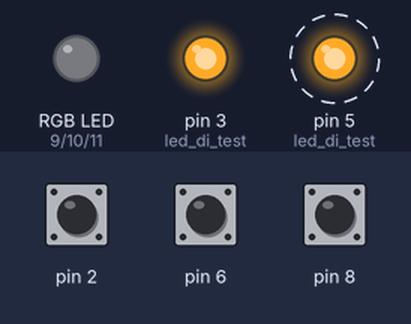
Bench run of a sketch on a simulated Arduino Uno, built with avr-gcc and run on an emulated ATmega328P. Shown: an RGB LED mixed from three pins (HIGH = lit), output pins drawn as LEDs (lit = HIGH). Dashed ring = blinking. Inputs (shaded band) come from the test bench; at power-on: pin 2 HIGH, pin 6 HIGH, pin 8 HIGH. Dim RGB values are drawn brighter than linear.

Above: at 1.2 s.
1.3 s: pin 2 pulled LOW for 3.2 s
At 2.1 s:
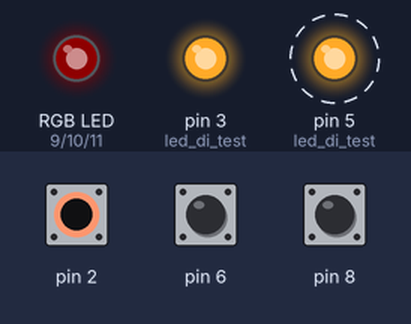
6.0 s: pin 6 pulled LOW for 0.15 s
At 7.82 s:
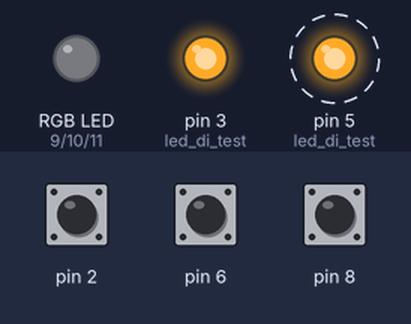
9.1 s: pin 8 pulled LOW for 0.15 s
At 9.48 s:
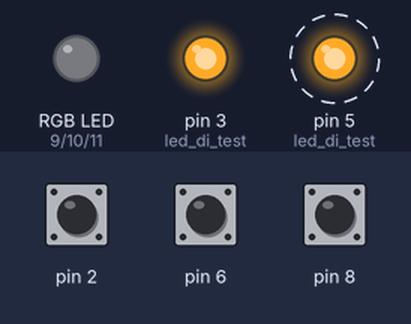
12.1 s: pin 6 pulled LOW for 1 s
At 14.52 s:
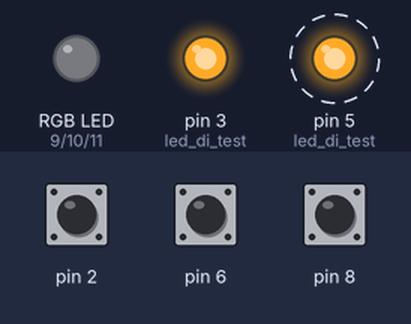
15.1 s: pin 2 pulled LOW for 0.15 s
18.1 s: pin 8 pulled LOW for 1 s
At 20.27 s:
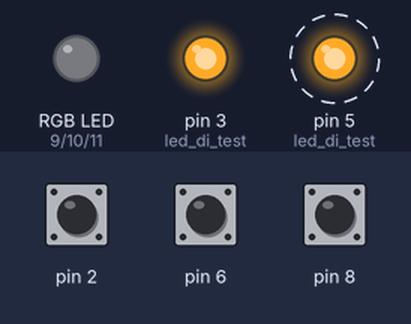
Timing chart, 0 to 22.1 s (numbered marks = the images above; inputs shaded):
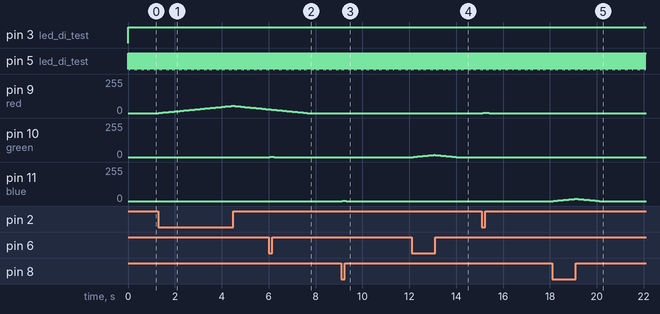

The sketch:

Led_lampada_2.ino
```cpp
//==================================================================================================================================================================
//  Author : Muraglia Alessandro
//  File   : Led_lampada_2
//  Data   : 05/07/16
//  Pinout :
//          - cap_sense on     : 2 - 4 - 6
//          - potentiometer on : A0 - A1 - A2
//          - leds on board on : D3 - D5
//          - push button on   : A5 - A6 - A7
//          - rgb on           : D9  D10 - D11
//  Version: 1.0.1
//==================================================================================================================================================================

#include <CapacitiveSensor.h>

CapacitiveSensor   cs_4_2 = CapacitiveSensor(4,2);        // 10M resistor between pins 4 & 2, pin 2 is sensor pin
CapacitiveSensor   cs_4_6 = CapacitiveSensor(4,6);        // 10M resistor between pins 4 & 6, pin 6 is sensor pin
CapacitiveSensor   cs_4_8 = CapacitiveSensor(4,8);        // 10M resistor between pins 4 & 8, pin 8 is sensor pin

#define red     9
#define green   10
#define blue    11


char abilitazione = 0;   //flag per indicare se si è in modifica o no
char range = 0;          //range per separare accensione da modifica
int rosso_wanted = 0;   //valore desiderato
int verde_wanted = 0;   //valore desiderato
int blu_wanted = 0;     //valore desiderato
int rosso = 0;          //PWM r
int verde = 0;          //PWM g
int blu = 0;            //PWM b
char max_value = 0;      //valore massimo dell'acquisizione da capsense
int total1 = 0;          //variabili per sensore
int total2 = 0;          //variabili per sensore
int total3 = 0;          //variabili per sensore

//==================================================================================================================================================================

void setup(){
   Serial.begin(9600);
   pinMode(red,OUTPUT);
   pinMode(green,OUTPUT);
   pinMode(blue,OUTPUT);
   pinMode(3,OUTPUT);    //led di test
   pinMode(5,OUTPUT);    //led di test
   range = 200;
   max_value = 1300;
}

//==================================================================================================================================================================

void loop(){
    digitalWrite(3,HIGH);
    lettura();
    if(abilitazione == 1){
        digitalWrite(5,HIGH);
        modifica();
    }
    scrittura();

//    long start = millis();
//    Serial.print(millis() - start);
//      Serial.print(rosso_wanted);
//      Serial.print("     ");
//      Serial.print(total1);
//      Serial.println("   ");

    //attesa per la rampa di avvicinamento che cambia ad ogni ciclo x->x_wanted
    delay(50);
    digitalWrite(5,LOW);
}

//==================================================================================================================================================================

void lettura(void){
    // lettura          .capSense(sensibilità);
    total1 =  cs_4_2.capacitiveSensor(30);
    total2 =  cs_4_6.capacitiveSensor(30);
    total3 =  cs_4_8.capacitiveSensor(30);
    if((total1>range)||(total2>range)||(total3>range)){
        abilitazione = 1;
    }
    else{
        abilitazione = 0;
    }
}

//==================================================================================================================================================================

void modifica(void){
    rosso_wanted = map (total1,0,255,0,max_value);
    verde_wanted = map (total2,0,255,0,max_value);
    blu_wanted = map (total3,0,255,0,max_value);
}

//==================================================================================================================================================================

void scrittura(void){
    if(rosso<rosso_wanted){
        rosso++;
    }
    if(rosso>rosso_wanted){
        rosso = rosso -1;
    }
    if(verde<verde_wanted){
        verde++;
    }
    if(verde>verde_wanted){
        verde = verde -1;
    }
    if(blu<blu_wanted){
        blu++;
    }
    if(blu>blu_wanted){
        blu = blu -1;
    }
    //PWM
    analogWrite(red,rosso);
    analogWrite(green,verde);
    analogWrite(blue,blu);
}

//==================================================================================================================================================================
// END
//==================================================================================================================================================================
```

Measured:
- after the input at 1.3 s, pin 9 (red): rises from 0/255 to 54/255 in 3.1 s, then falls to 28/255 in 1.5 s
- after the input at 6.0 s, pin 10 (green): 0/255 → 1/255 after 0.06 s, → 2/255 0.06 s later, → 1/255 0.06 s later, → 0/255 0.06 s later
- after the input at 9.1 s, pin 11 (blue): 0/255 → 1/255 at once, → 2/255 0.06 s later, → 1/255 0.06 s later, → 0/255 0.06 s later
- after the input at 12.1 s, pin 10 (green): rises from 0/255 to 16/255 in 0.89 s, then falls to 0/255 in 0.95 s
- after the input at 18.1 s, pin 11 (blue): rises from 0/255 to 17/255 in 0.95 s, then falls to 0/255 in 1.0 s
- by itself, pin 5 (led_di_test): alternates HIGH for 0.05 s and LOW for 0.01 s
